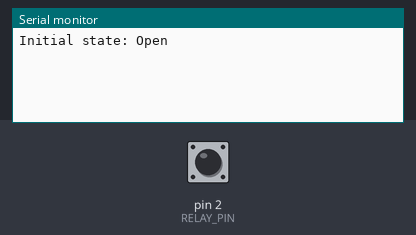
The sketch below on a simulated Arduino Uno, built with avr-gcc and run on an emulated ATmega328P. Parts: the last lines printed to the serial monitor. Inputs (shaded band) come from the test bench; at power-on: pin 2 (RELAY_PIN) HIGH.

Above: at 1.2 s.
1.3 s: pin 2 (RELAY_PIN) pulled LOW for 0.15 s
At 2.1 s:
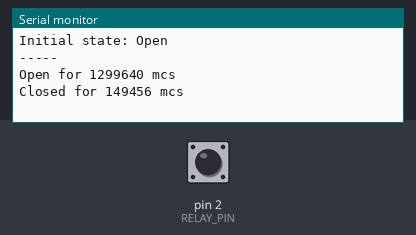
2.9 s: pin 2 (RELAY_PIN) pulled LOW for 1 s
At 3.7 s:
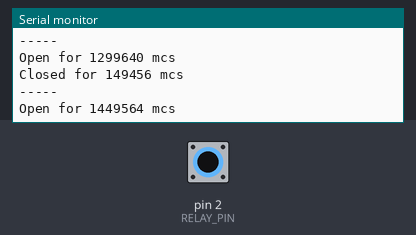
5.4 s: pin 2 (RELAY_PIN) pulled LOW for 0.15 s
At 6.4 s:
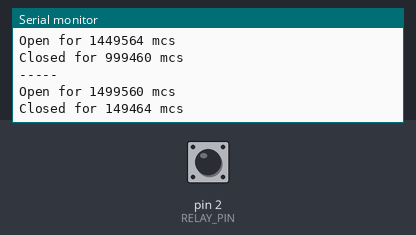

The sketch:

Relay_tester.ino
```cpp
//Relay tester by Rostyslav Gurevych

#define RELAY_PIN 2
bool current_state, new_state;
long timer;

void setup() {
  pinMode(RELAY_PIN, INPUT_PULLUP);

  //Wire.begin();
  Serial.begin(9600);
  Serial.print("Initial state: ");
  current_state = digitalRead(RELAY_PIN);
  if (current_state) Serial.println("Open");
  else Serial.println("Closed");
  timer = micros();
}

void loop() {
  new_state = digitalRead(RELAY_PIN);
  if (new_state != current_state) {
    long duration = micros()-timer;
    current_state = new_state;
    if (duration > 1000000) Serial.println("-----");
    if (current_state) Serial.print("Closed");
    else Serial.print("Open");
    Serial.print(" for ");
    Serial.print(duration);
    Serial.println(" mcs");
    timer = micros();
  }

}
```

Measured:
- after the input at 1.3 s, the serial monitor: prints a new line at once (image 1)
- after the input at 2.9 s, the serial monitor: prints a new line at once (image 2)
- after the input at 5.4 s, the serial monitor: prints a new line at once (image 3)
